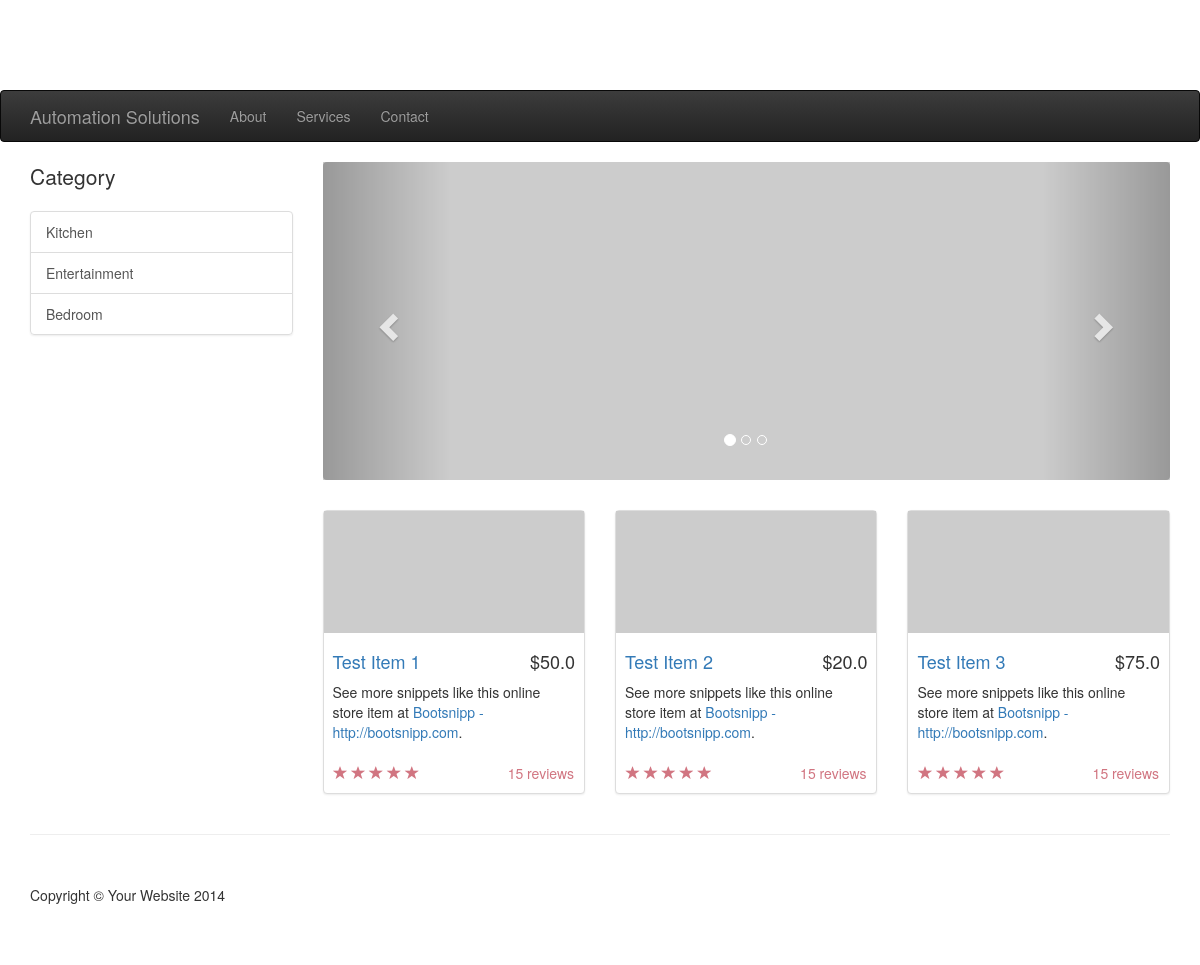
The page / on the database its author committed.
### ProductList/models.py (models this page shows)
class Item(models.Model):
    title=models.CharField(max_length=200)
    description=models.TextField()
    category=models.TextField(choices=[("Kitchen","Kitchen"),("Entertainment","Entertainment"),("Bedroom","Bedroom"),("None","None")], default="None")
    price=models.FloatField(default=0.0)

### ProductList/views.py (the view)
# urls.py: url(r'^$',views.index,name='index'),
def index(request,categoryname=None):
    if(categoryname is None):
        items=Item.objects.exclude(price=0.0)
        return render(request,'ProductList/index.html',{
            'items':items,
            })
    else:
        items=Item.objects.filter(category=categoryname)
        return render(request,'ProductList/index.html',{
            'items':items,
            })

### homeautomation/templates/ProductList/index.html (shortened to what this page needs)
﻿{% extends "base.html" %}
{% load static %}
{% block content%}
    <div class="container">
        <div class="row">
            <div class="col-md-3">
                <p class="lead">Category</p>
                <div class="list-group">
                    <a href="{% url 'filtered_index' categoryname='Kitchen' %}" class="list-group-item">Kitchen</a>
                    <a href="{% url 'filtered_index' categoryname='Entertainment' %}" class="list-group-item">Entertainment</a>
                    <a href="{% url 'filtered_index' categoryname='Bedroom' %}" class="list-group-item">Bedroom</a>
                </div>
            </div>
            <div class="col-md-9">
                <div class="row carousel-holder">
                    <div class="col-md-12">
                        <div id="carousel-example-generic" class="carousel slide" data-ride="carousel">
                            <ol class="carousel-indicators">
                                <li data-target="#carousel-example-generic" data-slide-to="0" class="active"></li>
                                <li data-target="#carousel-example-generic" data-slide-to="1"></li>
                                <li data-target="#carousel-example-generic" data-slide-to="2"></li>
                            </ol>
                            <div class="carousel-inner">
                                <div class="item active">
                                    <img class="slide-image" src="http://placehold.it/800x300" alt="">
                                </div>
                            </div>
                            <a class="left carousel-control" href="#carousel-example-generic" data-slide="prev">
                                <span class="glyphicon glyphicon-chevron-left"></span>
                            </a>
                            <a class="right carousel-control" href="#carousel-example-generic" data-slide="next">
                                <span class="glyphicon glyphicon-chevron-right"></span>
                            </a>
                        </div>
                    </div>
                </div>
                <div class="row">
                    {% for item in items %}
                    <div class="col-sm-4 col-lg-4 col-md-4">
                        <div class="thumbnail">
                            <img src="http://placehold.it/320x150" alt="">
                            <div class="caption">
                                <h4 class="pull-right">${{item.price}}</h4>
                                <h4>
                                    <a href="{% url 'item_detail' item.id %}">{{item.title|capfirst}}</a>
                                </h4>
                                <p>See more snippets like this online store item at <a target="_blank" href="http://www.bootsnipp.com">Bootsnipp - http://bootsnipp.com</a>.</p>
                            </div>
                            <div class="ratings">
                                <p class="pull-right">15 reviews</p>
                                <p>
                                    <span class="glyphicon glyphicon-star"></span>
                                    <span class="glyphicon glyphicon-star"></span>
                                    <span class="glyphicon glyphicon-star"></span>
                                    <span class="glyphicon glyphicon-star"></span>
                                    <span class="glyphicon glyphicon-star"></span>
                                </p>
                            </div>
                        </div>
                    </div>
                    {% endfor %}
                </div>
            </div>
        </div>
    </div>
    <div class="container">
        <hr>
        <footer>
            <div class="row">
                <div class="col-lg-12">
                    <p>Copyright &copy; Your Website 2014</p>
                </div>
            </div>
        </footer>
    </div>
{% endblock %}

### homeautomation/static/ProductList/css/shop-homepage.css (style rules this page uses)
body { padding-top: 70px; }
.slide-image { width: 100%; }
.carousel-holder { margin-bottom: 30px; }
.carousel-control, .item { border-radius: 4px; }
.caption { height: 130px; overflow: hidden; }
.caption h4 { white-space: nowrap; }
.thumbnail img { width: 100%; }
.ratings { padding-right: 10px; padding-left: 10px; color: #d17581; }
.thumbnail { padding: 0; }
footer { margin: 50px 0; }

### rows shown on the page
Item: price "50.0", title "Test Item 1"
Item: price "20.0", title "Test Item 2"
Item: price "75.0", title "Test Item 3"
